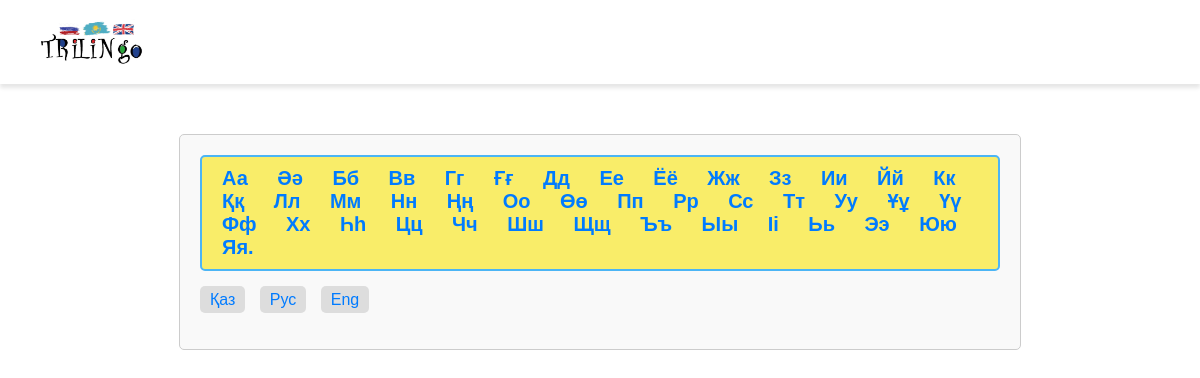
Page /four/?lang=Қаз on the committed database.
### myapp/models.py (models this page shows, shortened)
class Language(models.Model):
    name = models.CharField(max_length=100)

### myapp/views.py (the view)
# urls.py: path('four/', views.four_subject, name='four'),
def four_subject(request):
    selected_language_name = request.GET.get('lang', '')
    languages = Language.objects.all()
    if selected_language_name:
        try:
            selected_language = Language.objects.get(name=selected_language_name)
            alphabet = get_alphabet(selected_language)
            lessons = Lesson.objects.prefetch_related('lessontranslation_set').filter(lessontranslation__language__name=selected_language_name)
        except Language.DoesNotExist:
            selected_language = ''
            alphabet = []
            lessons = Lesson.objects.prefetch_related('lessontranslation_set').all()
    else:
        selected_language = ''
        alphabet = []
        lessons = Lesson.objects.prefetch_related('lessontranslation_set').all()
    return render(request, 'myapp/four.html', {'languages': languages, 'lessons': lessons, 'selected_language': selected_language, 'alphabet': alphabet})

### myapp/views.py (called while the page is built)
def get_alphabet(language):
    try:
        alphabet_obj = Alphabet.objects.get(language=language)
        alphabet = alphabet_obj.letters.split(',') if alphabet_obj else []
    except Alphabet.DoesNotExist:
        alphabet = []
    return alphabet

### myapp/templates/myapp/four.html (shortened to what this page needs)
{% load static %}
<!DOCTYPE html>
<html lang="en">
<head>
    <link rel="stylesheet" href="https://cdnjs.cloudflare.com/ajax/libs/font-awesome/6.0.0-beta3/css/all.min.css">
    <link rel="stylesheet" href="{% static 'myapp/css/style.css' %}">
    <link rel="stylesheet" href="{% static 'myapp/css/subject.css' %}">
</head>
<body>
    <header>
        <div class="logo">
          <a href="{% url 'myapp:home' %}">
            <img src="{% static 'myapp/images/logo.jpg' %}" alt="">
          </a>
        </div>
      </header>
    <section class="all">
        <div class="alphabet">
            {% if alphabet %}
                {% for letter in alphabet %}
                    <a href="#{{ letter }}" class="alphabet-letter">{{ letter }}</a>
                {% endfor %}
            {% else %}
                <span>Алфавит не найден</span>
            {% endif %}
        </div>
        <div>
            {% for language in languages %}
                <a href="?lang={{ language.name }}" class="lang-select">{{ language.name }}</a>
            {% endfor %}
        </div>
    </section>
</body>
</html>

### myapp/static/myapp/css/style.css (style rules this page uses)
body { font-family: Arial, sans-serif; margin: 0; padding: 0; }
header { background-color: #fff; box-shadow: 0px 4px 4px rgba(0,0,0,0.1); padding: 10px 40px; display: flex; justify-content: space-between; align-items: center; }
.logo { margin-right: 20px; }
.logo img { height: 60px; width: auto; }

### myapp/static/myapp/css/subject.css (style rules this page uses)
body { font-family: Arial, sans-serif; margin: 0; padding: 0; box-sizing: border-box; }
.all { max-width: 800px; margin: 50px auto; padding: 20px; border: 1px solid #ccc; border-radius: 5px; background-color: #f9f9f9; }
.all div { margin-bottom: 20px; }
.lang-select { text-decoration: none; color: #333; margin-right: 10px; padding: 5px 10px; border-radius: 5px; background-color: #ddd; }
.all a { text-decoration: none; color: #007bff; }
.alphabet { background-color: #f9ed69; border: 2px solid #4cb5f5; border-radius: 5px; padding: 10px; display: inline-block; }
.alphabet a { font-size: 20px; }
.alphabet-letter { margin-right: 5px; text-decoration: none; color: #333; font-weight: bold; font-size: 16px; padding: 5px 10px; border-radius: 3px; transition: background-color 0.3s; }

### rows in the picture
Language: name "Қаз"
Language: name "Рус"
Language: name "Eng"

### other values in the picture
{{ letter }} "Аа" "Әә" "Бб" "Вв" "Гг" "Ғғ" "Дд" "Ее" "Ёё" "Жж" "Зз" "Ии" "Йй" "Кк" "Ққ" "Лл" "Мм" "Нн" "Ңң" "Оо" "Өө" "Пп" "Рр" "Сс" "Тт" "Уу" "Ұұ" "Үү" "Фф" "Хх" "Һһ" "Цц" "Чч" "Шш" "Щщ" "Ъъ" "Ыы" "Іі" "Ьь" "Ээ" "Юю" "Яя."
